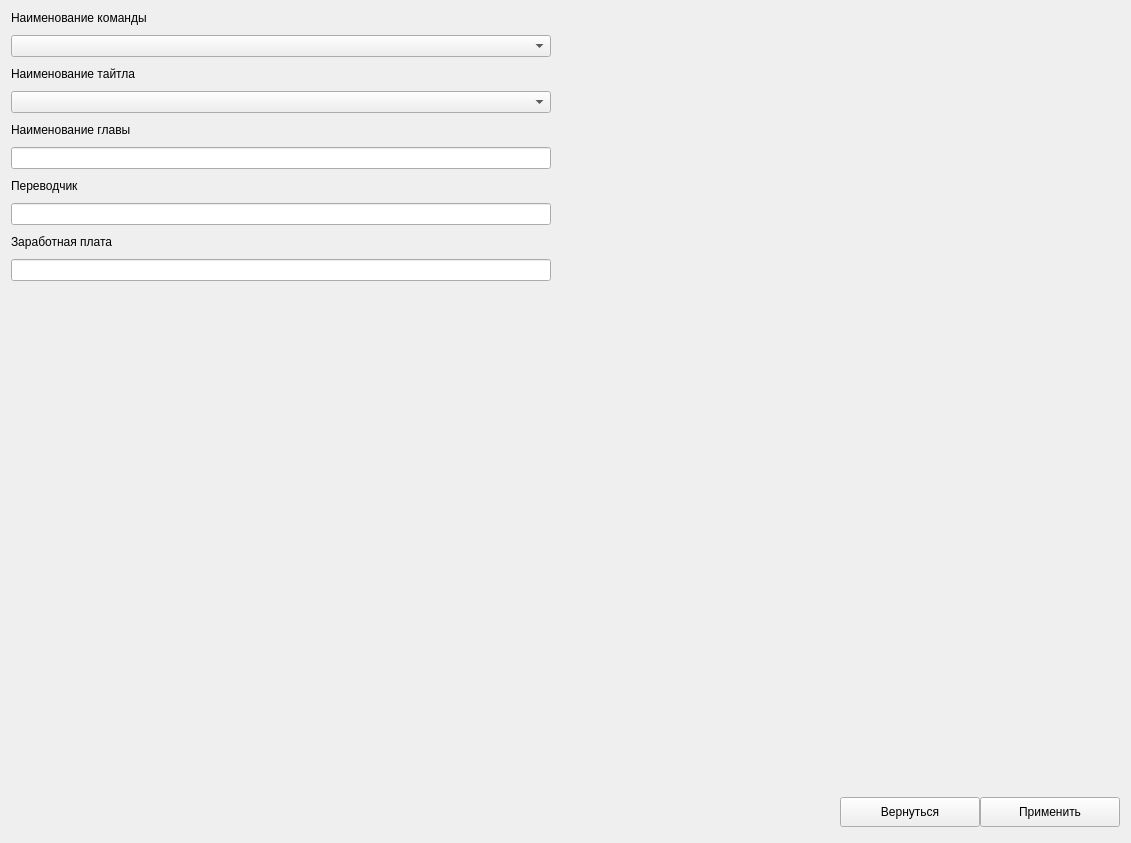
          <widget class="QWidget" name="pageEditIncome">
           <layout class="QGridLayout" name="gridLayout_19">
            <item row="0" column="0">
             <layout class="QVBoxLayout" name="verticalLayout_18">
              <property name="spacing">
               <number>10</number>
              </property>
              <item>
               <widget class="QLabel" name="label_50">
                <property name="text">
                 <string>Наименование команды</string>
                </property>
               </widget>
              </item>
              <item>
               <widget class="QComboBox" name="crewEditComboBox"/>
              </item>
              <item>
               <widget class="QLabel" name="label_51">
                <property name="text">
                 <string>Наименование тайтла</string>
                </property>
               </widget>
              </item>
              <item>
               <widget class="QComboBox" name="titleEditComboBox"/>
              </item>
              <item>
               <widget class="QLabel" name="label_52">
                <property name="text">
                 <string>Наименование главы</string>
                </property>
               </widget>
              </item>
              <item>
               <widget class="QLineEdit" name="nameChapterEditIncome"/>
              </item>
              <item>
               <widget class="QLabel" name="label_53">
                <property name="text">
                 <string>Переводчик</string>
                </property>
               </widget>
              </item>
              <item>
               <widget class="QLineEdit" name="translatorEditIncome"/>
              </item>
              <item>
               <widget class="QLabel" name="label_54">
                <property name="text">
                 <string>Заработная плата</string>
                </property>
               </widget>
              </item>
              <item>
               <widget class="QLineEdit" name="salaryEditIncome"/>
              </item>
             </layout>
            </item>
            <item row="0" column="1">
             <spacer name="horizontalSpacer_22">
              <property name="orientation">
               <enum>Qt::Horizontal</enum>
              </property>
              <property name="sizeHint" stdset="0">
               <size>
                <width>563</width>
                <height>20</height>
               </size>
              </property>
             </spacer>
            </item>
            <item row="1" column="0">
             <spacer name="verticalSpacer_17">
              <property name="orientation">
               <enum>Qt::Vertical</enum>
              </property>
              <property name="sizeType">
               <enum>QSizePolicy::Expanding</enum>
              </property>
              <property name="sizeHint" stdset="0">
               <size>
                <width>540</width>
                <height>505</height>
               </size>
              </property>
             </spacer>
            </item>
            <item row="2" column="0" colspan="2">
             <widget class="QWidget" name="widget_11" native="true">
              <property name="sizePolicy">
               <sizepolicy hsizetype="Expanding" vsizetype="Expanding">
                <horstretch>0</horstretch>
                <verstretch>0</verstretch>
               </sizepolicy>
              </property>
              <property name="minimumSize">
               <size>
                <width>0</width>
                <height>40</height>
               </size>
              </property>
              <property name="maximumSize">
               <size>
                <width>16777215</width>
                <height>40</height>
               </size>
              </property>
              <layout class="QHBoxLayout" name="horizontalLayout_13">
               <property name="spacing">
                <number>0</number>
               </property>
               <property name="leftMargin">
                <number>0</number>
               </property>
               <property name="topMargin">
                <number>0</number>
               </property>
               <property name="rightMargin">
                <number>0</number>
               </property>
               <property name="bottomMargin">
                <number>0</number>
               </property>
               <item>
                <spacer name="horizontalSpacer_21">
                 <property name="orientation">
                  <enum>Qt::Horizontal</enum>
                 </property>
                 <property name="sizeHint" stdset="0">
                  <size>
                   <width>809</width>
                   <height>20</height>
                  </size>
                 </property>
                </spacer>
               </item>
               <item>
                <widget class="QPushButton" name="backEditIncome">
                 <property name="minimumSize">
                  <size>
                   <width>140</width>
                   <height>30</height>
                  </size>
                 </property>
                 <property name="maximumSize">
                  <size>
                   <width>140</width>
                   <height>30</height>
                  </size>
                 </property>
                 <property name="text">
                  <string>Вернуться</string>
                 </property>
                 <property name="icon">
                  <iconset resource="resource.qrc">
                   <normaloff>:/icon/icon/free-icon-back-2644908.png</normaloff>:/icon/icon/free-icon-back-2644908.png</iconset>
                 </property>
                 <property name="iconSize">
                  <size>
                   <width>20</width>
                   <height>20</height>
                  </size>
                 </property>
                </widget>
               </item>
               <item>
                <widget class="QPushButton" name="editIncomeBtn">
                 <property name="minimumSize">
                  <size>
                   <width>140</width>
                   <height>30</height>
                  </size>
                 </property>
                 <property name="maximumSize">
                  <size>
                   <width>140</width>
                   <height>30</height>
                  </size>
                 </property>
                 <property name="text">
                  <string>Применить</string>
                 </property>
                 <property name="icon">
                  <iconset resource="resource.qrc">
                   <normaloff>:/icon/icon/free-icon-check-mark-8370918.png</normaloff>:/icon/icon/free-icon-check-mark-8370918.png</iconset>
                 </property>
                 <property name="iconSize">
                  <size>
                   <width>20</width>
                   <height>20</height>
                  </size>
                 </property>
                </widget>
               </item>
              </layout>
             </widget>
            </item>
           </layout>
          </widget>
